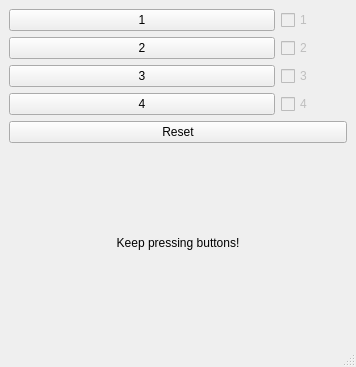
<?xml version="1.0" encoding="UTF-8"?>
<ui version="4.0">
 <class>MainWindow</class>
 <widget class="QMainWindow" name="MainWindow">
  <property name="geometry">
   <rect>
    <x>0</x>
    <y>0</y>
    <width>356</width>
    <height>367</height>
   </rect>
  </property>
  <property name="sizePolicy">
   <sizepolicy hsizetype="Preferred" vsizetype="Preferred">
    <horstretch>0</horstretch>
    <verstretch>0</verstretch>
   </sizepolicy>
  </property>
  <property name="windowTitle">
   <string>MainWindow</string>
  </property>
  <widget class="QWidget" name="centralwidget">
   <layout class="QVBoxLayout" name="verticalLayout_2">
    <item>
     <layout class="QHBoxLayout" name="horizontalLayout">
      <item>
       <widget class="QPushButton" name="pushButton_1">
        <property name="sizePolicy">
         <sizepolicy hsizetype="Preferred" vsizetype="Minimum">
          <horstretch>4</horstretch>
          <verstretch>0</verstretch>
         </sizepolicy>
        </property>
        <property name="text">
         <string>1</string>
        </property>
       </widget>
      </item>
      <item>
       <widget class="QCheckBox" name="checkBox_1">
        <property name="enabled">
         <bool>false</bool>
        </property>
        <property name="sizePolicy">
         <sizepolicy hsizetype="Preferred" vsizetype="Fixed">
          <horstretch>1</horstretch>
          <verstretch>0</verstretch>
         </sizepolicy>
        </property>
        <property name="text">
         <string>1</string>
        </property>
        <property name="checkable">
         <bool>true</bool>
        </property>
        <property name="checked">
         <bool>false</bool>
        </property>
       </widget>
      </item>
     </layout>
    </item>
    <item>
     <layout class="QHBoxLayout" name="horizontalLayout_2">
      <item>
       <widget class="QPushButton" name="pushButton_2">
        <property name="sizePolicy">
         <sizepolicy hsizetype="Preferred" vsizetype="Minimum">
          <horstretch>4</horstretch>
          <verstretch>0</verstretch>
         </sizepolicy>
        </property>
        <property name="text">
         <string>2</string>
        </property>
       </widget>
      </item>
      <item>
       <widget class="QCheckBox" name="checkBox_2">
        <property name="enabled">
         <bool>false</bool>
        </property>
        <property name="sizePolicy">
         <sizepolicy hsizetype="Preferred" vsizetype="Fixed">
          <horstretch>1</horstretch>
          <verstretch>0</verstretch>
         </sizepolicy>
        </property>
        <property name="text">
         <string>2</string>
        </property>
       </widget>
      </item>
     </layout>
    </item>
    <item>
     <layout class="QHBoxLayout" name="horizontalLayout_3">
      <property name="sizeConstraint">
       <enum>QLayout::SetDefaultConstraint</enum>
      </property>
      <item>
       <widget class="QPushButton" name="pushButton_3">
        <property name="sizePolicy">
         <sizepolicy hsizetype="Preferred" vsizetype="Minimum">
          <horstretch>4</horstretch>
          <verstretch>0</verstretch>
         </sizepolicy>
        </property>
        <property name="text">
         <string>3</string>
        </property>
       </widget>
      </item>
      <item>
       <widget class="QCheckBox" name="checkBox_3">
        <property name="enabled">
         <bool>false</bool>
        </property>
        <property name="sizePolicy">
         <sizepolicy hsizetype="Preferred" vsizetype="Fixed">
          <horstretch>1</horstretch>
          <verstretch>0</verstretch>
         </sizepolicy>
        </property>
        <property name="text">
         <string>3</string>
        </property>
       </widget>
      </item>
     </layout>
    </item>
    <item>
     <layout class="QHBoxLayout" name="horizontalLayout_4">
      <item>
       <widget class="QPushButton" name="pushButton_4">
        <property name="sizePolicy">
         <sizepolicy hsizetype="Preferred" vsizetype="Minimum">
          <horstretch>4</horstretch>
          <verstretch>0</verstretch>
         </sizepolicy>
        </property>
        <property name="text">
         <string>4</string>
        </property>
       </widget>
      </item>
      <item>
       <widget class="QCheckBox" name="checkBox_4">
        <property name="enabled">
         <bool>false</bool>
        </property>
        <property name="sizePolicy">
         <sizepolicy hsizetype="Preferred" vsizetype="Fixed">
          <horstretch>1</horstretch>
          <verstretch>0</verstretch>
         </sizepolicy>
        </property>
        <property name="text">
         <string>4</string>
        </property>
       </widget>
      </item>
     </layout>
    </item>
    <item>
     <layout class="QVBoxLayout" name="verticalLayout_3">
      <item>
       <widget class="QPushButton" name="resetButton">
        <property name="sizePolicy">
         <sizepolicy hsizetype="Preferred" vsizetype="Minimum">
          <horstretch>0</horstretch>
          <verstretch>0</verstretch>
         </sizepolicy>
        </property>
        <property name="text">
         <string>Reset</string>
        </property>
       </widget>
      </item>
     </layout>
    </item>
    <item>
     <widget class="QLabel" name="textUnderButtons">
      <property name="enabled">
       <bool>true</bool>
      </property>
      <property name="sizePolicy">
       <sizepolicy hsizetype="Preferred" vsizetype="Minimum">
        <horstretch>0</horstretch>
        <verstretch>1</verstretch>
       </sizepolicy>
      </property>
      <property name="text">
       <string>Keep pressing buttons!</string>
      </property>
      <property name="alignment">
       <set>Qt::AlignCenter</set>
      </property>
     </widget>
    </item>
   </layout>
  </widget>
  <widget class="QStatusBar" name="statusbar"/>
 </widget>
 <resources/>
 <connections/>
</ui>
